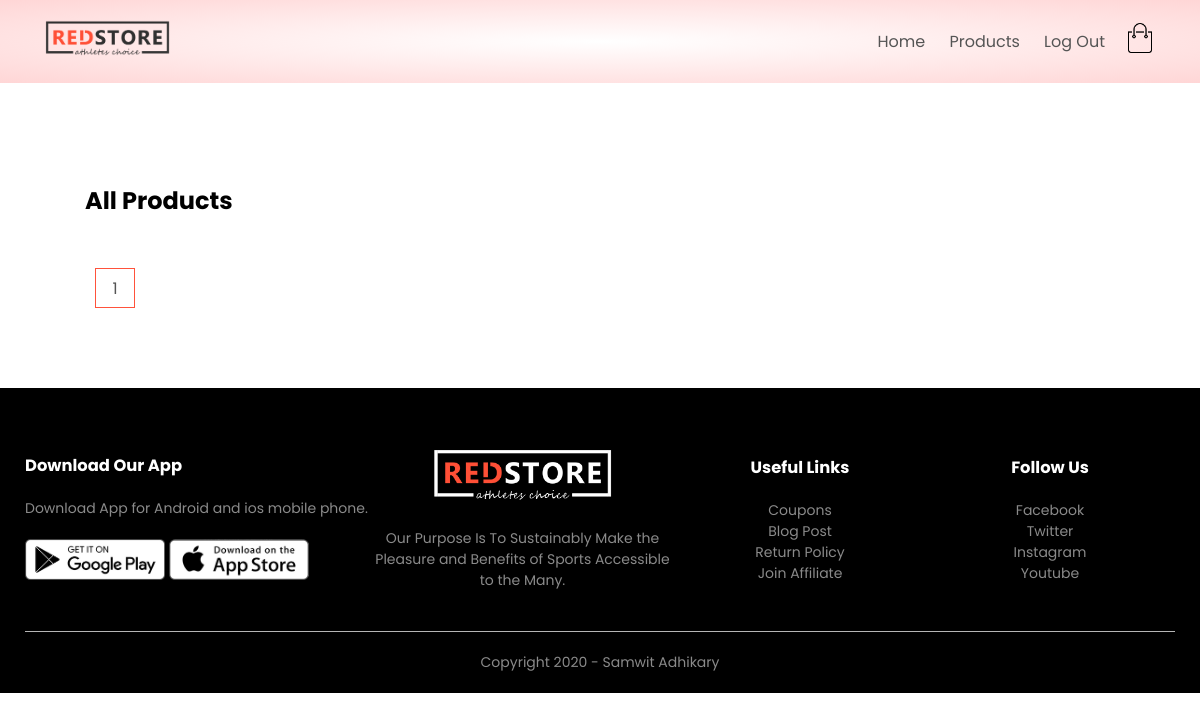
Page /product_list on the earlier database version.
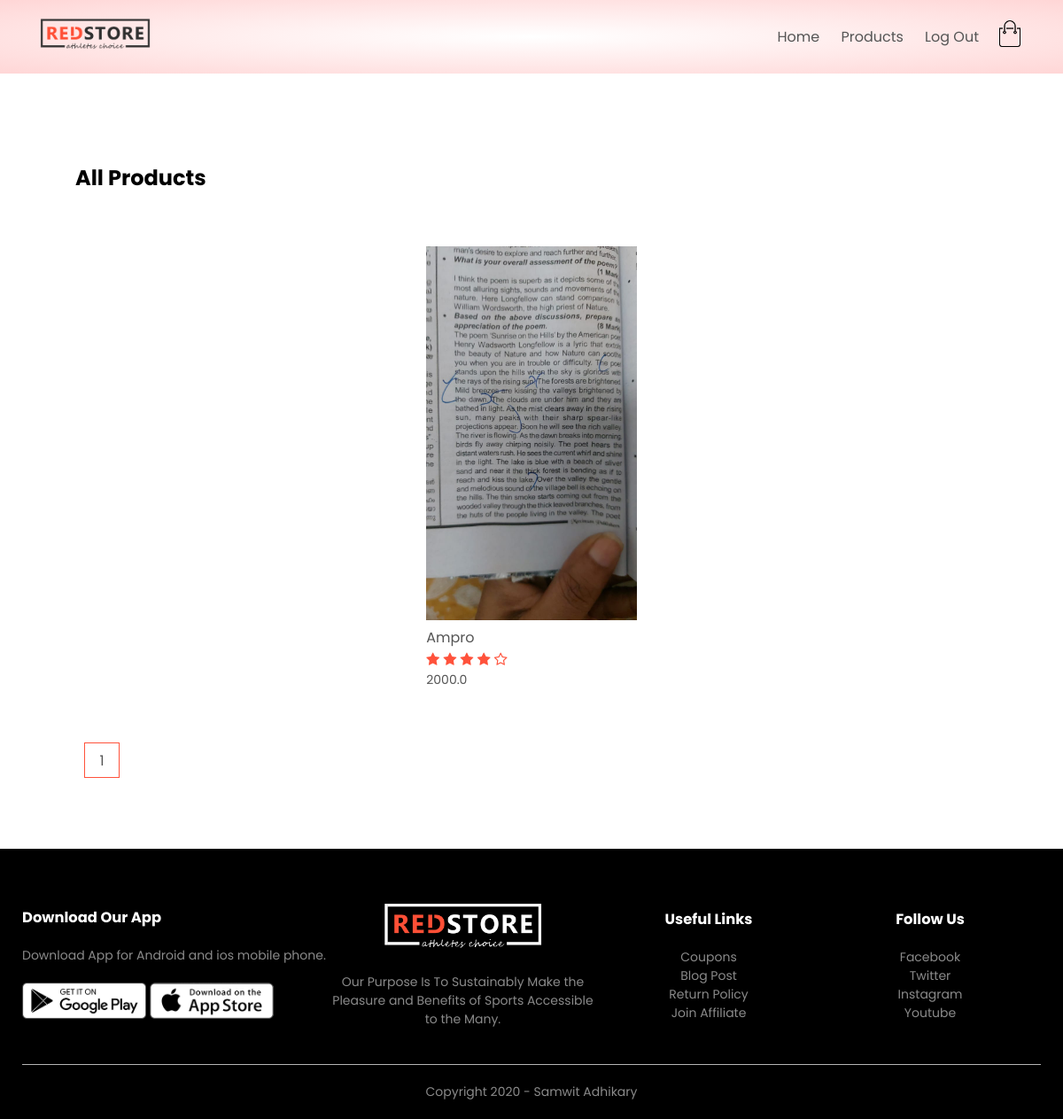
Same page on the later database version.
### products/models.py (models this page shows, shortened)
class Product(models.Model):
	LIVE=1
	DELETE=0
	DELETE_CHOICES=((LIVE,'Live'),(DELETE,'Delete'))
	id = models.AutoField(primary_key=True)
	title=models.CharField(max_length=200)
	price=models.FloatField()
	description=models.TextField()
	image=models.ImageField(upload_to='media/')
	priority=models.IntegerField(default=0)
	delete_status=models.IntegerField(choices=DELETE_CHOICES,default=LIVE)
	created_at=models.DateTimeField(auto_now_add=True)
	updated_at=models.DateTimeField(auto_now=True)

### products/views.py (the view)
# urls.py: path('product_list', views.list_products,name="list_product"),
def list_products(request):
	page=request.GET.get('page',1)
	product_list=Product.objects.order_by('priority')
	product_paginator=Paginator(product_list,2)
	product_list=product_paginator.get_page(page)
	context={'products':product_list}
	return render(request,'products_layout.html',context)

### products/templatetags/chunks.py (called while the page is built)
@register.filter(name='chunks')
def chunks(list_data,chunk_size):
	chunk=[]
	i=1
	for data in list_data:
		chunk.append(data)
		i+=1
		if i==chunk_size:
			yield chunk
			i=0
			chunk=[]
	if chunk:
		yield chunk

### templates/products_layout.html
{% extends 'blank_layout.html' %}
{% block content %}
 {% include 'products_list.html' %}
{% endblock content %}

### templates/products_list.html (shortened to what this page needs)
{% load static %}
{% load chunks %}
<div class="small-container">
        <div class="row row-2">
            <h2>All Products</h2>
        </div>
        {% for product_chunks in products|chunks:4 %}
        <div class="row">
            {% for product in  product_chunks %}
            <div class="col-4">
                <a href="{% url 'detail_product' product.id %}"><img src="{{product.image.url}}"></a>
                <h4>{{product.title}}</h4>
                <div class="rating">
                    <i class="fa fa-star"></i>
                    <i class="fa fa-star"></i>
                    <i class="fa fa-star"></i>
                    <i class="fa fa-star"></i>
                    <i class="fa fa-star-o"></i>
                </div>
                <p>{{product.price}}</p>
            </div>
            {% endfor %}
        </div>
        {% endfor %}
        <div class="page-btn">
            {% for i in products.paginator.page_range %}
            <a href="?page={{i}}"><span>{{i}}</span></a>
            {% endfor %}
        </div>
    </div>

Differences in the rows shown:
added Product: image (picture), title "Ampro", price "2000.0"
